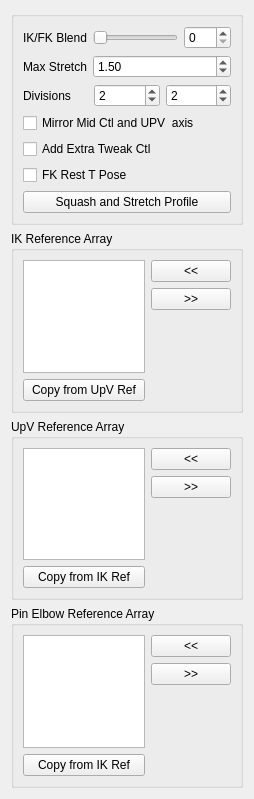
<?xml version="1.0" encoding="UTF-8"?>
<ui version="4.0">
 <class>Form</class>
 <widget class="QWidget" name="Form">
  <property name="geometry">
   <rect>
    <x>0</x>
    <y>0</y>
    <width>254</width>
    <height>799</height>
   </rect>
  </property>
  <property name="windowTitle">
   <string>Form</string>
  </property>
  <layout class="QGridLayout" name="gridLayout">
   <item row="0" column="0">
    <widget class="QGroupBox" name="groupBox">
     <property name="title">
      <string/>
     </property>
     <layout class="QGridLayout" name="gridLayout_2">
      <item row="0" column="0">
       <layout class="QVBoxLayout" name="verticalLayout">
        <item>
         <layout class="QFormLayout" name="formLayout">
          <property name="fieldGrowthPolicy">
           <enum>QFormLayout::AllNonFixedFieldsGrow</enum>
          </property>
          <item row="0" column="0">
           <widget class="QLabel" name="ikfk_label">
            <property name="text">
             <string>IK/FK Blend</string>
            </property>
           </widget>
          </item>
          <item row="0" column="1">
           <layout class="QHBoxLayout" name="horizontalLayout_3">
            <item>
             <widget class="QSlider" name="ikfk_slider">
              <property name="minimumSize">
               <size>
                <width>0</width>
                <height>15</height>
               </size>
              </property>
              <property name="maximum">
               <number>100</number>
              </property>
              <property name="orientation">
               <enum>Qt::Horizontal</enum>
              </property>
             </widget>
            </item>
            <item>
             <widget class="QSpinBox" name="ikfk_spinBox">
              <property name="maximum">
               <number>100</number>
              </property>
             </widget>
            </item>
           </layout>
          </item>
          <item row="1" column="0">
           <widget class="QLabel" name="maxStretch_label">
            <property name="sizePolicy">
             <sizepolicy hsizetype="MinimumExpanding" vsizetype="MinimumExpanding">
              <horstretch>0</horstretch>
              <verstretch>0</verstretch>
             </sizepolicy>
            </property>
            <property name="text">
             <string>Max Stretch</string>
            </property>
           </widget>
          </item>
          <item row="1" column="1">
           <widget class="QDoubleSpinBox" name="maxStretch_spinBox">
            <property name="sizePolicy">
             <sizepolicy hsizetype="MinimumExpanding" vsizetype="Fixed">
              <horstretch>0</horstretch>
              <verstretch>0</verstretch>
             </sizepolicy>
            </property>
            <property name="minimum">
             <double>1.000000000000000</double>
            </property>
            <property name="value">
             <double>1.500000000000000</double>
            </property>
           </widget>
          </item>
         </layout>
        </item>
        <item>
         <layout class="QHBoxLayout" name="horizontalLayout">
          <item>
           <widget class="QLabel" name="divisions_label">
            <property name="text">
             <string>Divisions</string>
            </property>
           </widget>
          </item>
          <item>
           <widget class="QSpinBox" name="div0_spinBox">
            <property name="minimum">
             <number>0</number>
            </property>
            <property name="value">
             <number>2</number>
            </property>
           </widget>
          </item>
          <item>
           <widget class="QSpinBox" name="div1_spinBox">
            <property name="minimum">
             <number>0</number>
            </property>
            <property name="value">
             <number>2</number>
            </property>
           </widget>
          </item>
         </layout>
        </item>
        <item>
         <widget class="QCheckBox" name="mirrorMid_checkBox">
          <property name="toolTip">
           <string extracomment="This option set the axis of the mid CTL (elbow) and the up vector control to move in a mirror behaviour ">This option set the axis of the mid CTL (elbow) and the up vector control to move in a mirror behaviour </string>
          </property>
          <property name="statusTip">
           <string extracomment="This option set the axis of the mid CTL (elbow) and the up vector control to move in a mirror behaviour ">This option set the axis of the mid CTL (elbow) and the up vector control to move in a mirror behaviour </string>
          </property>
          <property name="whatsThis">
           <string>This option set the axis of the mid CTL (elbow) and the up vector control to move in a mirror behaviour </string>
          </property>
          <property name="text">
           <string>Mirror Mid Ctl and UPV  axis</string>
          </property>
         </widget>
        </item>
        <item>
         <widget class="QCheckBox" name="extraTweak_checkBox">
          <property name="toolTip">
           <string extracomment="This option set the axis of the mid CTL (elbow) and the up vector control to move in a mirror behaviour ">This option set the axis of the mid CTL (elbow) and the up vector control to move in a mirror behaviour </string>
          </property>
          <property name="statusTip">
           <string extracomment="This option set the axis of the mid CTL (elbow) and the up vector control to move in a mirror behaviour ">This option set the axis of the mid CTL (elbow) and the up vector control to move in a mirror behaviour </string>
          </property>
          <property name="whatsThis">
           <string>This option set the axis of the mid CTL (elbow) and the up vector control to move in a mirror behaviour </string>
          </property>
          <property name="text">
           <string>Add Extra Tweak Ctl</string>
          </property>
         </widget>
        </item>
        <item>
         <widget class="QCheckBox" name="TPoseRest_checkBox">
          <property name="toolTip">
           <string extracomment="This option set the axis of the mid CTL (elbow) and the up vector control to move in a mirror behaviour ">&lt;html&gt;&lt;head/&gt;&lt;body&gt;&lt;p&gt;If checked, the Rest pose for  FK controls will be in T Pose&lt;/p&gt;&lt;/body&gt;&lt;/html&gt;</string>
          </property>
          <property name="statusTip">
           <string extracomment="This option set the axis of the mid CTL (elbow) and the up vector control to move in a mirror behaviour ">This option set the axis of the mid CTL (elbow) and the up vector control to move in a mirror behaviour </string>
          </property>
          <property name="whatsThis">
           <string>This option set the axis of the mid CTL (elbow) and the up vector control to move in a mirror behaviour </string>
          </property>
          <property name="text">
           <string>FK Rest T Pose</string>
          </property>
         </widget>
        </item>
        <item>
         <layout class="QHBoxLayout" name="horizontalLayout_2">
          <item>
           <widget class="QPushButton" name="squashStretchProfile_pushButton">
            <property name="text">
             <string>Squash and Stretch Profile</string>
            </property>
           </widget>
          </item>
         </layout>
        </item>
       </layout>
      </item>
     </layout>
    </widget>
   </item>
   <item row="1" column="0">
    <widget class="QGroupBox" name="ikRefArray_groupBox">
     <property name="title">
      <string>IK Reference Array</string>
     </property>
     <layout class="QGridLayout" name="gridLayout_3">
      <item row="0" column="0">
       <layout class="QHBoxLayout" name="ikRefArray_horizontalLayout">
        <item>
         <layout class="QVBoxLayout" name="ikRefArray_verticalLayout_1">
          <item>
           <widget class="QListWidget" name="ikRefArray_listWidget">
            <property name="dragDropOverwriteMode">
             <bool>true</bool>
            </property>
            <property name="dragDropMode">
             <enum>QAbstractItemView::InternalMove</enum>
            </property>
            <property name="defaultDropAction">
             <enum>Qt::MoveAction</enum>
            </property>
            <property name="alternatingRowColors">
             <bool>true</bool>
            </property>
            <property name="selectionMode">
             <enum>QAbstractItemView::ExtendedSelection</enum>
            </property>
            <property name="selectionRectVisible">
             <bool>false</bool>
            </property>
           </widget>
          </item>
          <item>
           <widget class="QPushButton" name="ikRefArray_copyRef_pushButton">
            <property name="text">
             <string>Copy from UpV Ref</string>
            </property>
           </widget>
          </item>
         </layout>
        </item>
        <item>
         <layout class="QVBoxLayout" name="ikRefArray_verticalLayout_2">
          <item>
           <widget class="QPushButton" name="ikRefArrayAdd_pushButton">
            <property name="text">
             <string>&lt;&lt;</string>
            </property>
           </widget>
          </item>
          <item>
           <widget class="QPushButton" name="ikRefArrayRemove_pushButton">
            <property name="text">
             <string>&gt;&gt;</string>
            </property>
           </widget>
          </item>
          <item>
           <spacer name="ikRefArray_verticalSpacer">
            <property name="orientation">
             <enum>Qt::Vertical</enum>
            </property>
            <property name="sizeHint" stdset="0">
             <size>
              <width>20</width>
              <height>40</height>
             </size>
            </property>
           </spacer>
          </item>
         </layout>
        </item>
       </layout>
      </item>
     </layout>
    </widget>
   </item>
   <item row="2" column="0">
    <widget class="QGroupBox" name="upvRefArray_groupBox">
     <property name="title">
      <string>UpV Reference Array</string>
     </property>
     <layout class="QGridLayout" name="gridLayout_5">
      <item row="0" column="0">
       <layout class="QHBoxLayout" name="upvRefArray_horizontalLayout">
        <item>
         <layout class="QVBoxLayout" name="upvRefArray_verticalLayout_1">
          <item>
           <widget class="QListWidget" name="upvRefArray_listWidget">
            <property name="dragDropOverwriteMode">
             <bool>true</bool>
            </property>
            <property name="dragDropMode">
             <enum>QAbstractItemView::InternalMove</enum>
            </property>
            <property name="defaultDropAction">
             <enum>Qt::MoveAction</enum>
            </property>
            <property name="alternatingRowColors">
             <bool>true</bool>
            </property>
            <property name="selectionMode">
             <enum>QAbstractItemView::ExtendedSelection</enum>
            </property>
            <property name="selectionRectVisible">
             <bool>false</bool>
            </property>
           </widget>
          </item>
          <item>
           <widget class="QPushButton" name="upvRefArray_copyRef_pushButton">
            <property name="text">
             <string>Copy from IK Ref</string>
            </property>
           </widget>
          </item>
         </layout>
        </item>
        <item>
         <layout class="QVBoxLayout" name="upvRefArray_verticalLayout_2">
          <item>
           <widget class="QPushButton" name="upvRefArrayAdd_pushButton">
            <property name="text">
             <string>&lt;&lt;</string>
            </property>
           </widget>
          </item>
          <item>
           <widget class="QPushButton" name="upvRefArrayRemove_pushButton">
            <property name="text">
             <string>&gt;&gt;</string>
            </property>
           </widget>
          </item>
          <item>
           <spacer name="upvRefArray_verticalSpacer">
            <property name="orientation">
             <enum>Qt::Vertical</enum>
            </property>
            <property name="sizeHint" stdset="0">
             <size>
              <width>20</width>
              <height>40</height>
             </size>
            </property>
           </spacer>
          </item>
         </layout>
        </item>
       </layout>
      </item>
     </layout>
    </widget>
   </item>
   <item row="3" column="0">
    <widget class="QGroupBox" name="pinRefArray_groupBox">
     <property name="title">
      <string>Pin Elbow Reference Array</string>
     </property>
     <layout class="QGridLayout" name="gridLayout_4">
      <item row="0" column="0">
       <layout class="QHBoxLayout" name="pinRefArray_horizontalLayout">
        <item>
         <layout class="QVBoxLayout" name="pinRefArray_verticalLayout">
          <item>
           <widget class="QListWidget" name="pinRefArray_listWidget">
            <property name="dragDropOverwriteMode">
             <bool>true</bool>
            </property>
            <property name="dragDropMode">
             <enum>QAbstractItemView::InternalMove</enum>
            </property>
            <property name="defaultDropAction">
             <enum>Qt::MoveAction</enum>
            </property>
            <property name="alternatingRowColors">
             <bool>true</bool>
            </property>
            <property name="selectionMode">
             <enum>QAbstractItemView::ExtendedSelection</enum>
            </property>
            <property name="selectionRectVisible">
             <bool>false</bool>
            </property>
           </widget>
          </item>
          <item>
           <widget class="QPushButton" name="pinRefArray_copyRef_pushButton">
            <property name="text">
             <string>Copy from IK Ref</string>
            </property>
           </widget>
          </item>
         </layout>
        </item>
        <item>
         <layout class="QVBoxLayout" name="pinRefArray_verticalLayout_2">
          <item>
           <widget class="QPushButton" name="pinRefArrayAdd_pushButton">
            <property name="text">
             <string>&lt;&lt;</string>
            </property>
           </widget>
          </item>
          <item>
           <widget class="QPushButton" name="pinRefArrayRemove_pushButton">
            <property name="text">
             <string>&gt;&gt;</string>
            </property>
           </widget>
          </item>
          <item>
           <spacer name="pinRefArray_verticalSpacer">
            <property name="orientation">
             <enum>Qt::Vertical</enum>
            </property>
            <property name="sizeHint" stdset="0">
             <size>
              <width>20</width>
              <height>40</height>
             </size>
            </property>
           </spacer>
          </item>
         </layout>
        </item>
       </layout>
      </item>
     </layout>
    </widget>
   </item>
  </layout>
 </widget>
 <resources/>
 <connections>
  <connection>
   <sender>ikfk_slider</sender>
   <signal>sliderMoved(int)</signal>
   <receiver>ikfk_spinBox</receiver>
   <slot>setValue(int)</slot>
   <hints>
    <hint type="sourcelabel">
     <x>144</x>
     <y>47</y>
    </hint>
    <hint type="destinationlabel">
     <x>220</x>
     <y>45</y>
    </hint>
   </hints>
  </connection>
  <connection>
   <sender>ikfk_spinBox</sender>
   <signal>valueChanged(int)</signal>
   <receiver>ikfk_slider</receiver>
   <slot>setValue(int)</slot>
   <hints>
    <hint type="sourcelabel">
     <x>222</x>
     <y>37</y>
    </hint>
    <hint type="destinationlabel">
     <x>182</x>
     <y>37</y>
    </hint>
   </hints>
  </connection>
 </connections>
</ui>
